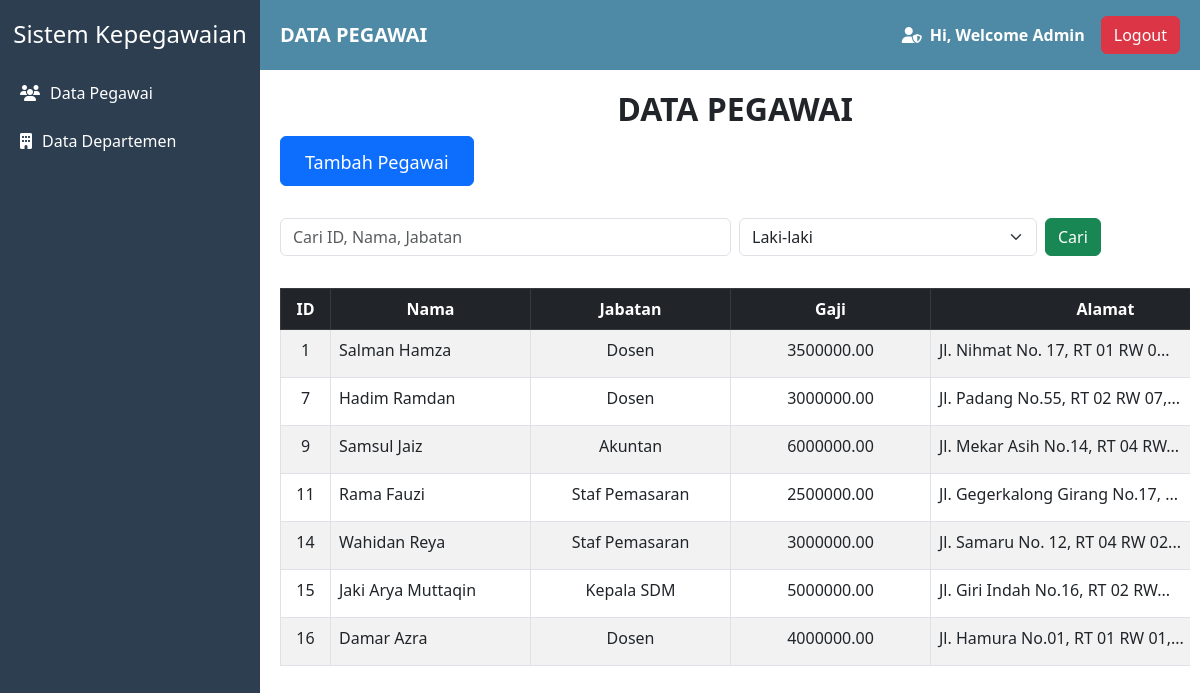
Screenshot of /index.php?jenis_kelamin=L (signed in) with the database file from the repository.
### tables this page shows
CREATE TABLE `pegawai` (
  `id` int(11) NOT NULL,
  `nama` varchar(100) NOT NULL,
  `jabatan` varchar(50) NOT NULL,
  `gaji` decimal(10,2) NOT NULL,
  `alamat` text NOT NULL,
  `email` varchar(100) NOT NULL,
  `jenis_kelamin` enum('L','P') NOT NULL,
  `jabatan_id` int(11) NOT NULL
);

### index.php (the view, shortened to what this page needs)
<?php
require 'db_connection.php';
$conn = new mysqli($host, $username, $password, $dbname);
$sql = "SELECT * FROM pegawai WHERE 1=1";
$params = [];
$types = "";
if (!empty($_GET['jenis_kelamin'])) {
    $jenis_kelamin = $_GET['jenis_kelamin'];
    $sql .= " AND jenis_kelamin = ?";
    array_push($params, $jenis_kelamin);
    $types .= "s";
}
$stmt = $conn->prepare($sql);
if ($types) {
    $stmt->bind_param($types, ...$params);
}
$stmt->execute();
$result = $stmt->get_result();
?>
<!DOCTYPE html>
<html lang="id">
<head>
    <link href="https://cdn.jsdelivr.net/npm/bootstrap@5.3.0/dist/css/bootstrap.min.css" rel="stylesheet">
    <link href="https://cdnjs.cloudflare.com/ajax/libs/font-awesome/6.4.2/css/all.min.css" rel="stylesheet">
    <link href="css/style.css" rel="stylesheet">
</head>
<body>
    <div class="sidebar">
        <h4>Sistem Kepegawaian</h4>
        <a href="index.php"><i class="fas fa-users"></i> Data Pegawai</a>
        <a href="departemen.php"><i class="fas fa-building"></i> Data Departemen</a>
    </div>
    <nav class="navbar">
        <span class="navbar-brand"><strong>DATA PEGAWAI</strong></span>
        <div class="d-flex align-items-center">
            <i class="fas fa-user-shield me-2"></i>
            <span><strong>Hi, Welcome <?= htmlspecialchars($_SESSION['user'] ?? 'Admin'); ?></strong></span>
            <a href="logout.php" class="btn btn-danger ms-3">Logout</a>
        </div>
    </nav>
    <div class="content">
    <h2 class="text-center"><strong>DATA PEGAWAI</strong></h2>
        <div class="d-flex justify-content-start mb-3">
        <button class="btn btn-primary btn-tambah mb-3"
        style="padding: 12px 24px; min-width: 180px; height: 50px; font-size: 18px;"
        data-bs-toggle="modal"
        data-bs-target="#modalTambah">
        Tambah Pegawai
        </button>
        </div>
        <form method="GET" action="" class="mb-3">
            <div class="row g-2">
                <div class="col-md-6">
                    <input type="text" class="form-control" name="search" placeholder="Cari ID, Nama, Jabatan " value="<?= isset($_GET['search']) ? $_GET['search'] : ''; ?>">
                </div>
                <div class="col-md-4">
                    <select name="jenis_kelamin" class="form-select">
                        <option value="L" <?= (isset($_GET['jenis_kelamin']) && $_GET['jenis_kelamin'] == 'L') ? 'selected' : ''; ?>>Laki-laki</option>
                    </select>
                </div>
                <div class="col-md-2">
                    <button type="submit" class="btn btn-success">Cari</button>
                </div>
            </div>
        </form>
        <div class="table-responsive">
        <table class="table table-striped table-bordered mt-3 "style="table-layout: fixed;">
            <thead class="table-dark" align="center">
                <tr>
                    <th>ID</th>
                    <th>Nama</th>
                    <th>Jabatan</th>
                    <th>Gaji</th>
                    <th>Alamat</th>
                </tr>
            </thead>
            <tbody>
                <?php while ($row = $result->fetch_assoc()): ?>
                <tr>
                    <td><?= $row['id'] ?></td>
                    <td><?= $row['nama'] ?></td>
                    <td><?= $row['jabatan'] ?></td>
                    <td><?= $row['gaji'] ?></td>
                    <td class="alamat-col">
                        <span class="tooltip-text" data-tooltip="<?= htmlspecialchars($row['alamat']) ?>">
                            <?= strlen($row['alamat']) > 30 ? substr($row['alamat'], 0, 30) . '...' : $row['alamat'] ?>
                        </span>
                    </td>
                </tr>
                <?php endwhile; ?>
            </tbody>
        </table>
        </div>
    </div>
</body>
</html>

### css/style.css (style rules this page uses)
.table-responsive { overflow-x: auto; }
.table th:nth-child(1), .table td:nth-child(1) { width: 50px; text-align: center; }
.table th:nth-child(4), .table td:nth-child(4) { width: 200px; text-align: center; }
.table th:nth-child(5), .table td:nth-child(5) { width: 350px; white-space: normal; word-wrap: break-word; }
.table th:nth-child(2), .table td:nth-child(2) { width: 200px; }
.table th:nth-child(3), .table td:nth-child(3) { width: 200px; text-align: center; }
.tooltip-text { position: relative; display: inline-block; cursor: pointer; }
.btn { width: auto; }
.sidebar { height: 100vh; width: 260px; position: fixed; top: 0; left: 0; background: #2c3e50; padding-top: 20px; transition: all 0.3s; }
.sidebar h4 { text-align: center; color: white; margin-bottom: 20px; }
.sidebar a { padding: 12px 20px; display: flex; align-items: center; color: white; text-decoration: none; font-size: 16px; transition: 0.3s; }
.sidebar a i { margin-right: 10px; }
.navbar { margin-left: 260px; width: calc(100% - 260px); background: #4e8aa5; padding: 15px 20px; display: flex; justify-content: space-between; align-items: center; color: white; }
.navbar-brand { color: white; }
.content { margin-left: 260px; padding: 20px; }
.content { width: calc(100% - 250px); }
.table { width: 100%; table-layout: fixed; white-space: nowrap; }

### rows the page displays
pegawai: id "1", nama "Salman Hamza", jabatan "Dosen", gaji "3500000.00", alamat "Jl. Nihmat No. 17, RT 01 RW 0"
pegawai: id "7", nama "Hadim Ramdan", jabatan "Dosen", gaji "3000000.00", alamat "Jl. Padang No.55, RT 02 RW 07,"
pegawai: id "9", nama "Samsul Jaiz", jabatan "Akuntan", gaji "6000000.00", alamat "Jl. Mekar Asih No.14, RT 04 RW"
pegawai: id "11", nama "Rama Fauzi", jabatan "Staf Pemasaran", gaji "2500000.00", alamat "Jl. Gegerkalong Girang No.17,"
pegawai: id "14", nama "Wahidan Reya", jabatan "Staf Pemasaran", gaji "3000000.00", alamat "Jl. Samaru No. 12, RT 04 RW 02"
pegawai: id "15", nama "Jaki Arya Muttaqin", jabatan "Kepala SDM", gaji "5000000.00", alamat "Jl. Giri Indah No.16, RT 02 RW"
pegawai: id "16", nama "Damar Azra", jabatan "Dosen", gaji "4000000.00", alamat "Jl. Hamura No.01, RT 01 RW 01,"

### other values shown
$_SESSION['user'] "Admin"
